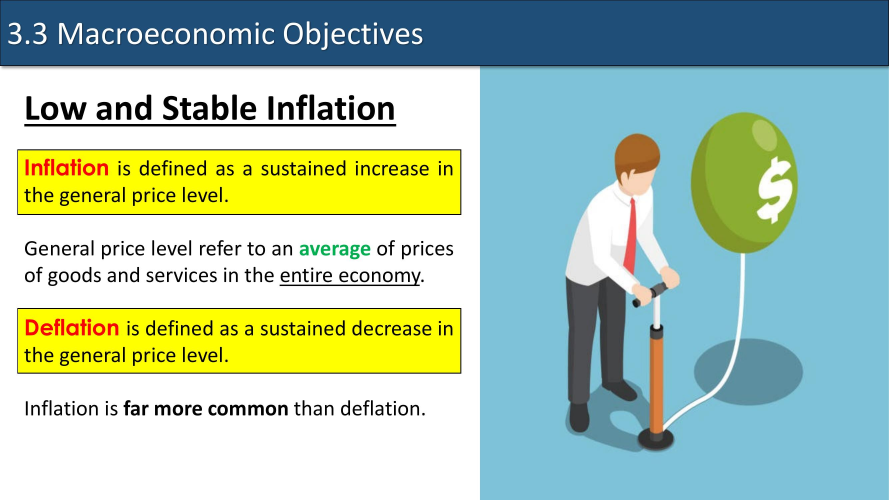
#> input picture SlidesImage/page2.jpg, 2667 x 1500 px, found by its file name (shown at 1/3 size)
$ python Image-seperator2.py
#> lines starting #> are read from the running program, lines starting #| are printed output that depends on the picture; after the words box and inside, x2 and y2 are one past the last pixel; in counts of white or black regions, pixels touching at a corner belong together
import cv2

# Load the image
img = cv2.imread('SlidesImage/3.7 Supply-side Policies.pdf/page2.jpg')
#> img is the input picture: shape (1500, 2667, 3); mean B, G, R 175.2, 194.7, 167.5

# Define the lower and upper bounds of the yellow color in BGR format
lower_yellow = (0, 254, 254)
upper_yellow = (2, 255, 255)

# Create a mask using the lower and upper bounds of the yellow color
mask = cv2.inRange(img, lower_yellow, upper_yellow)
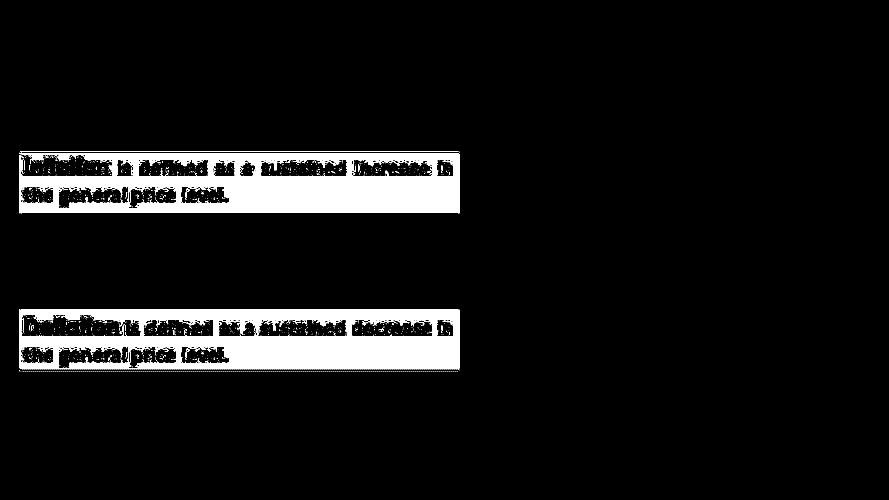
#> mask: shape (1500, 2667) (shown at 1/3 size); 7.8% white; 2048 white regions (1996 under 20 px), largest, box (x1, y1, x2, y2) and area: (62, 460, 1378, 640) 154288, (59, 929, 1378, 1110) 150901, (60, 454, 1376, 455) 1316

# Apply the mask to the original image to extract only the yellow pixels
yellow_pixels = cv2.bitwise_and(img, img, mask=mask)
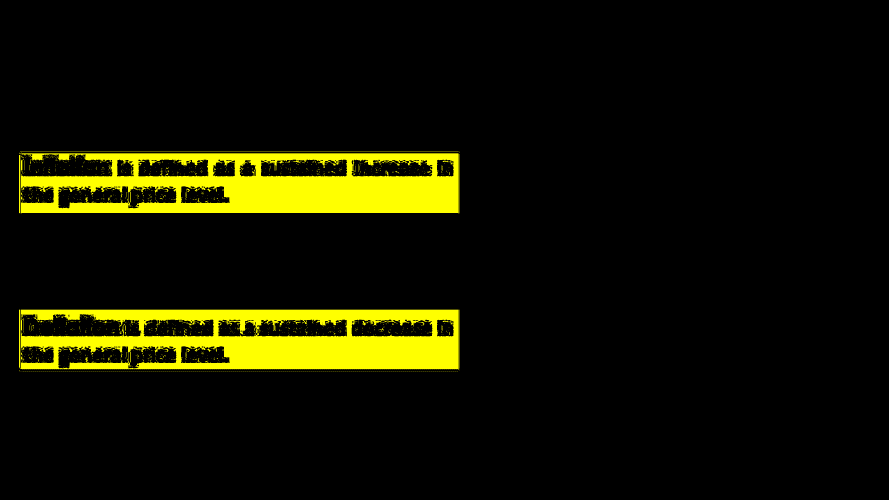
#> yellow_pixels: shape (1500, 2667, 3) (shown at 1/3 size); mean B, G, R 0, 20, 20

# Convert the yellow_pixels image to grayscale
yellow_pixels_gray = cv2.cvtColor(yellow_pixels, cv2.COLOR_BGR2GRAY)
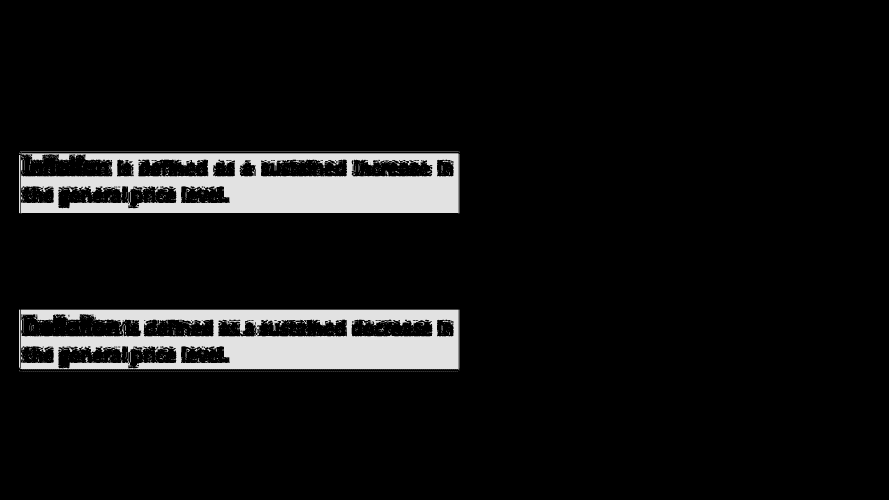
#> yellow_pixels_gray: shape (1500, 2667) (shown at 1/3 size); min 0, max 226, mean 17.7

# Find the coordinates of the non-zero pixels (i.e., the yellow pixels)
coords = cv2.findNonZero(yellow_pixels_gray)
#> coords = contour of 313765 points, box (x1, y1, x2, y2) (57, 454, 1379, 1116), area 433004

# Print the array of yellow pixel coordinates
print(coords)
#> (printed output is left out)

$ run again, with SlidesImage/page10.jpg copied over SlidesImage/page2.jpg
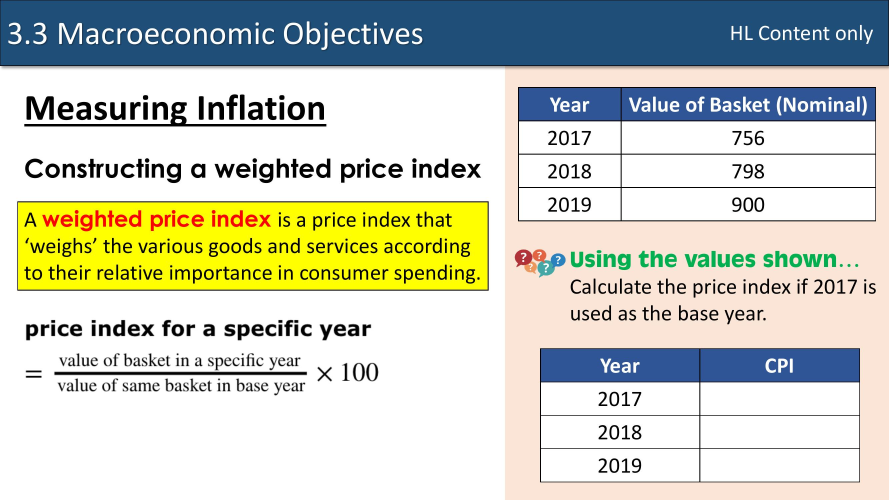
#> input picture SlidesImage/page10.jpg, 2667 x 1500 px, found by its file name (shown at 1/3 size)
#> img is the input picture: shape (1500, 2667, 3); mean B, G, R 190.8, 205.1, 201.1
#> `mask = cv2.inRange(img, lower_yellow, upper_yellow)`:
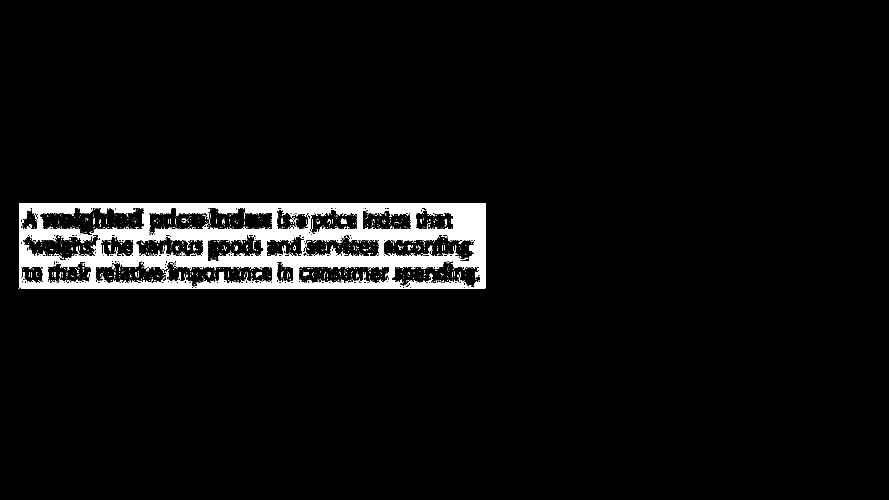
#> mask: shape (1500, 2667) (shown at 1/3 size); 4.5% white; 1619 white regions (1539 under 20 px), largest, box (x1, y1, x2, y2) and area: (62, 609, 1458, 864) 169089, (63, 865, 1456, 866) 1393, (57, 609, 60, 864) 764
#> `yellow_pixels_gray = cv2.cvtColor(yellow_pixels, cv2.COLOR_BGR2GRAY)`:
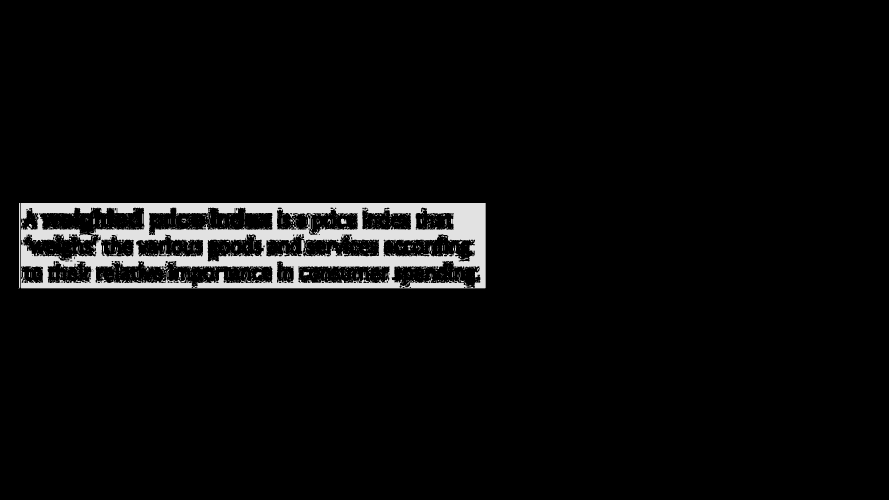
#> yellow_pixels_gray: shape (1500, 2667) (shown at 1/3 size); min 0, max 226, mean 10.1
#> coords = contour of 179340 points, box (x1, y1, x2, y2) (55, 609, 1458, 866), area 447
#> (printed output is left out)
